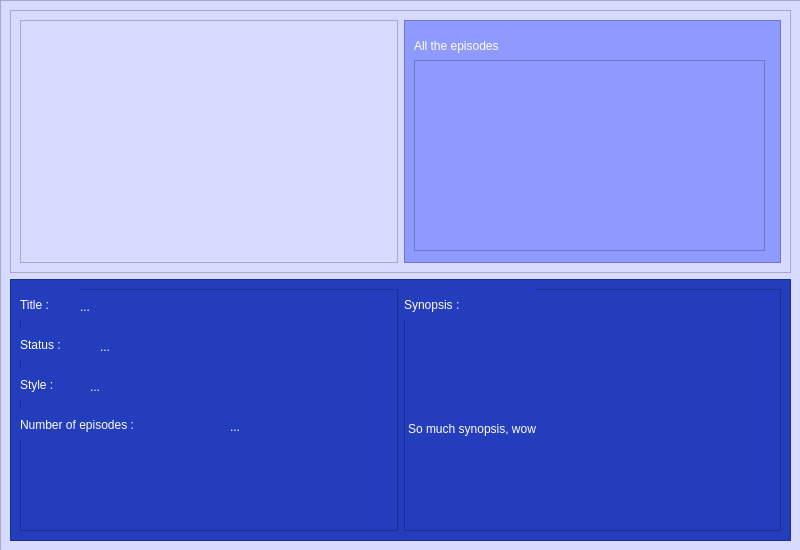
<?xml version="1.0" encoding="UTF-8"?>
<ui version="4.0">
 <class>PageOneTVSerie</class>
 <widget class="QWidget" name="PageOneTVSerie">
  <property name="geometry">
   <rect>
    <x>0</x>
    <y>0</y>
    <width>800</width>
    <height>550</height>
   </rect>
  </property>
  <property name="minimumSize">
   <size>
    <width>800</width>
    <height>550</height>
   </size>
  </property>
  <property name="maximumSize">
   <size>
    <width>800</width>
    <height>550</height>
   </size>
  </property>
  <property name="windowTitle">
   <string>Form</string>
  </property>
  <widget class="QFrame" name="frame">
   <property name="geometry">
    <rect>
     <x>0</x>
     <y>0</y>
     <width>801</width>
     <height>551</height>
    </rect>
   </property>
   <property name="styleSheet">
    <string notr="true">background-color : #d7daff; font: 14pt &quot;Calibri&quot;;
color: white;</string>
   </property>
   <property name="frameShape">
    <enum>QFrame::StyledPanel</enum>
   </property>
   <property name="frameShadow">
    <enum>QFrame::Raised</enum>
   </property>
   <layout class="QVBoxLayout" name="verticalLayout">
    <item>
     <widget class="QFrame" name="frameUp">
      <property name="frameShape">
       <enum>QFrame::StyledPanel</enum>
      </property>
      <property name="frameShadow">
       <enum>QFrame::Raised</enum>
      </property>
      <layout class="QHBoxLayout" name="horizontalLayout">
       <item>
        <widget class="QFrame" name="frameImage">
         <property name="frameShape">
          <enum>QFrame::StyledPanel</enum>
         </property>
         <property name="frameShadow">
          <enum>QFrame::Raised</enum>
         </property>
        </widget>
       </item>
       <item>
        <widget class="QFrame" name="frameListElement">
         <property name="styleSheet">
          <string notr="true">background-color : #8f9aff;</string>
         </property>
         <property name="frameShape">
          <enum>QFrame::StyledPanel</enum>
         </property>
         <property name="frameShadow">
          <enum>QFrame::Raised</enum>
         </property>
         <widget class="QLabel" name="labelAllTheEpisodes">
          <property name="geometry">
           <rect>
            <x>10</x>
            <y>10</y>
            <width>151</width>
            <height>31</height>
           </rect>
          </property>
          <property name="styleSheet">
           <string notr="true"/>
          </property>
          <property name="text">
           <string>All the episodes</string>
          </property>
         </widget>
         <widget class="QListWidget" name="listEpisodesWidget">
          <property name="geometry">
           <rect>
            <x>10</x>
            <y>40</y>
            <width>351</width>
            <height>191</height>
           </rect>
          </property>
         </widget>
        </widget>
       </item>
      </layout>
     </widget>
    </item>
    <item>
     <widget class="QFrame" name="frameDown">
      <property name="styleSheet">
       <string notr="true">background-color : #233dbc</string>
      </property>
      <property name="frameShape">
       <enum>QFrame::StyledPanel</enum>
      </property>
      <property name="frameShadow">
       <enum>QFrame::Raised</enum>
      </property>
      <layout class="QHBoxLayout" name="horizontalLayout_2">
       <item>
        <widget class="QFrame" name="frameDetails">
         <property name="frameShape">
          <enum>QFrame::StyledPanel</enum>
         </property>
         <property name="frameShadow">
          <enum>QFrame::Raised</enum>
         </property>
         <widget class="QLabel" name="labelTitle">
          <property name="geometry">
           <rect>
            <x>0</x>
            <y>0</y>
            <width>61</width>
            <height>31</height>
           </rect>
          </property>
          <property name="text">
           <string>Title :</string>
          </property>
         </widget>
         <widget class="QLabel" name="labelStatus">
          <property name="geometry">
           <rect>
            <x>0</x>
            <y>40</y>
            <width>71</width>
            <height>31</height>
           </rect>
          </property>
          <property name="text">
           <string>Status :</string>
          </property>
         </widget>
         <widget class="QLabel" name="labelStyle">
          <property name="geometry">
           <rect>
            <x>0</x>
            <y>80</y>
            <width>71</width>
            <height>31</height>
           </rect>
          </property>
          <property name="text">
           <string>Style :</string>
          </property>
         </widget>
         <widget class="QLabel" name="labelNumberOfEpisodes">
          <property name="geometry">
           <rect>
            <x>0</x>
            <y>120</y>
            <width>201</width>
            <height>31</height>
           </rect>
          </property>
          <property name="text">
           <string>Number of episodes :</string>
          </property>
         </widget>
         <widget class="QLabel" name="title">
          <property name="geometry">
           <rect>
            <x>60</x>
            <y>10</y>
            <width>191</width>
            <height>16</height>
           </rect>
          </property>
          <property name="text">
           <string>...</string>
          </property>
         </widget>
         <widget class="QLabel" name="status">
          <property name="geometry">
           <rect>
            <x>80</x>
            <y>50</y>
            <width>191</width>
            <height>16</height>
           </rect>
          </property>
          <property name="text">
           <string>...</string>
          </property>
         </widget>
         <widget class="QLabel" name="style">
          <property name="geometry">
           <rect>
            <x>70</x>
            <y>90</y>
            <width>191</width>
            <height>16</height>
           </rect>
          </property>
          <property name="text">
           <string>...</string>
          </property>
         </widget>
         <widget class="QLabel" name="numberOfEpisodes">
          <property name="geometry">
           <rect>
            <x>210</x>
            <y>130</y>
            <width>91</width>
            <height>16</height>
           </rect>
          </property>
          <property name="text">
           <string>...</string>
          </property>
         </widget>
        </widget>
       </item>
       <item>
        <widget class="QFrame" name="frameSynopsis">
         <property name="frameShape">
          <enum>QFrame::StyledPanel</enum>
         </property>
         <property name="frameShadow">
          <enum>QFrame::Raised</enum>
         </property>
         <widget class="QLabel" name="labelSynopsis">
          <property name="geometry">
           <rect>
            <x>0</x>
            <y>0</y>
            <width>131</width>
            <height>31</height>
           </rect>
          </property>
          <property name="text">
           <string>Synopsis :</string>
          </property>
         </widget>
         <widget class="QLabel" name="synopsis">
          <property name="geometry">
           <rect>
            <x>4</x>
            <y>39</y>
            <width>361</width>
            <height>201</height>
           </rect>
          </property>
          <property name="text">
           <string>So much synopsis, wow</string>
          </property>
         </widget>
        </widget>
       </item>
      </layout>
     </widget>
    </item>
   </layout>
  </widget>
 </widget>
 <resources/>
 <connections/>
</ui>
